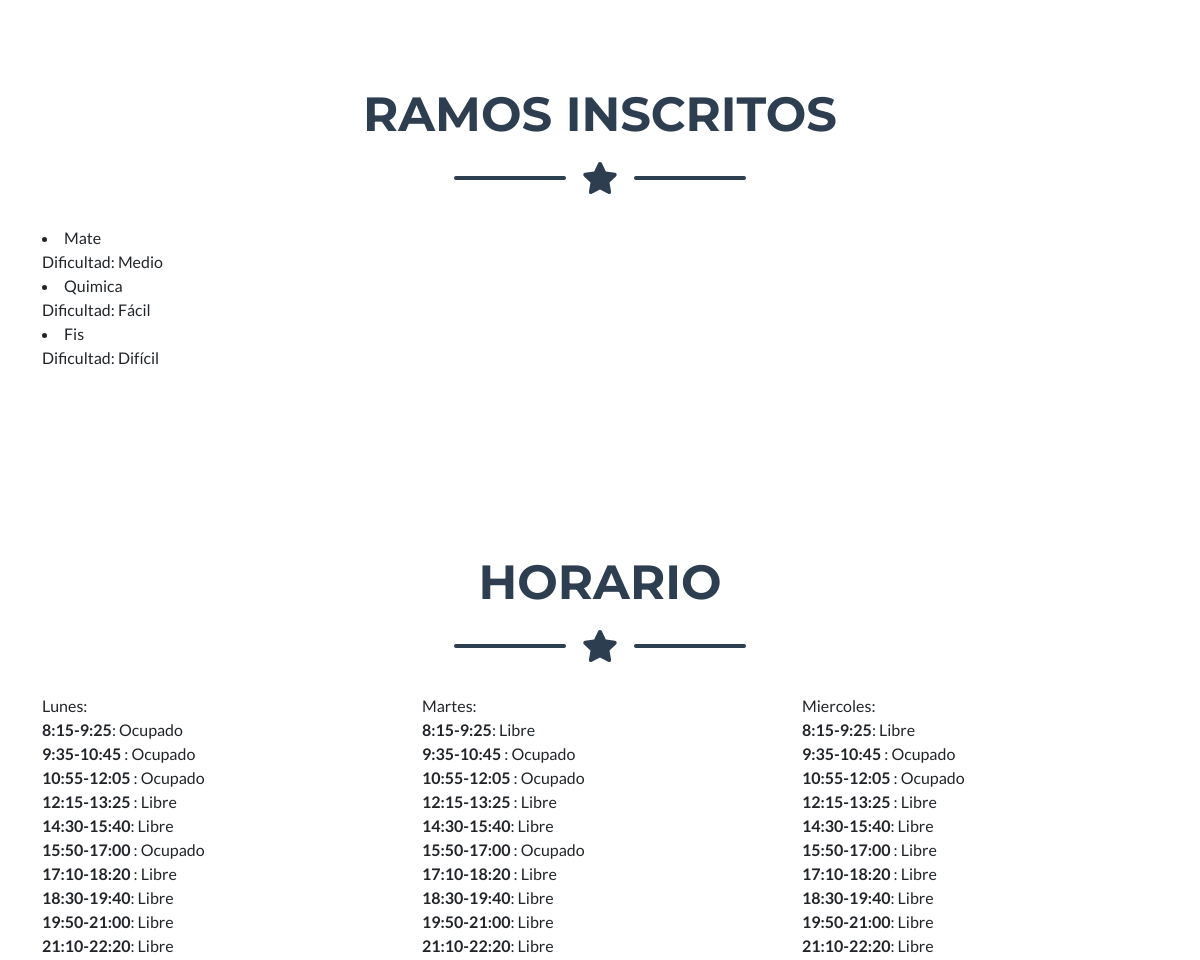
Before: /home/ (signed in, middle part) with the older database file.
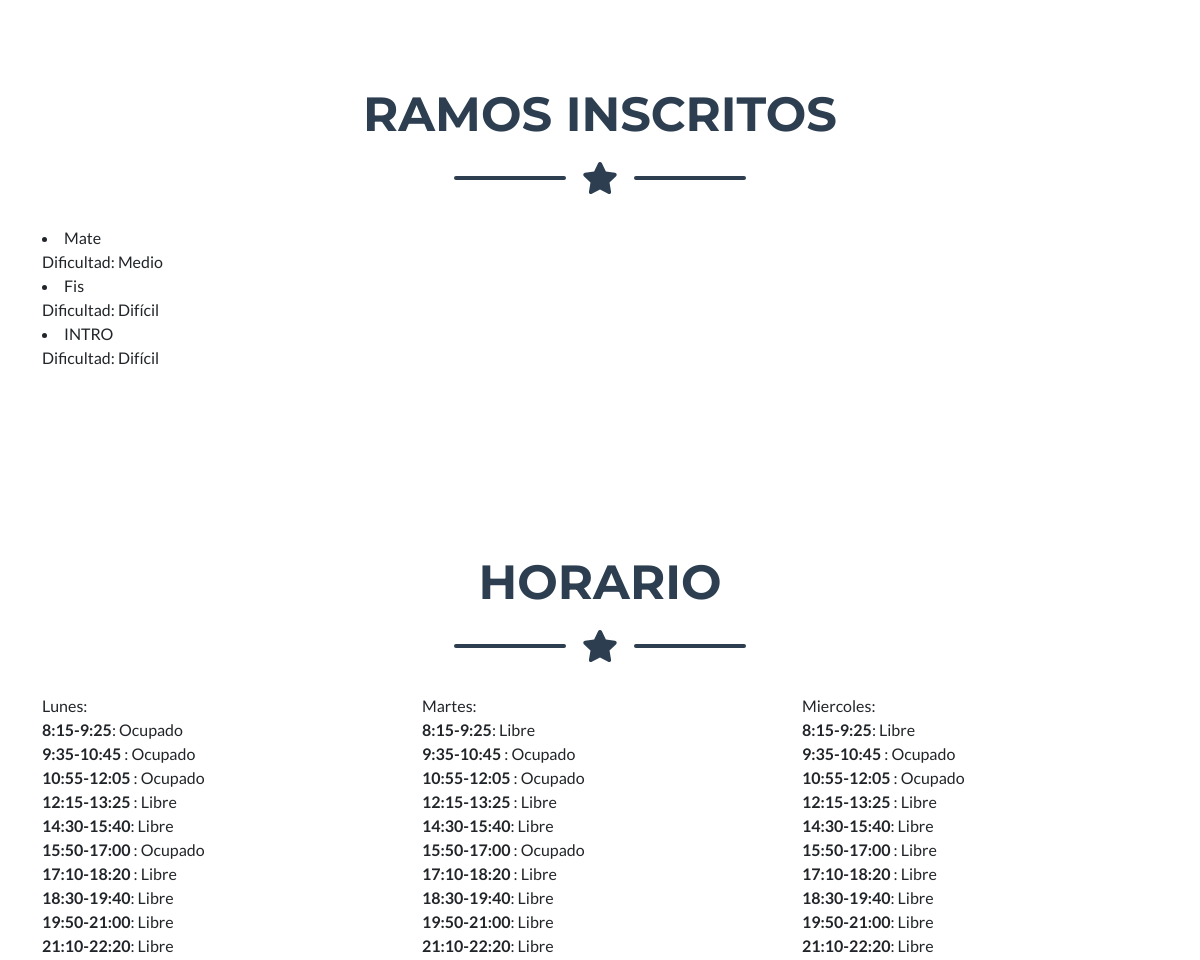
After: the same page with the newer database file.
### Test/models.py (models this page shows, shortened)
class Ramo(models.Model):
    DIFF=[
      ('Pf, facilísimo', 'Pf, facilísimo'),
      ('Fácil', 'Fácil'),
      ('Medio', 'Medio'),
      ('Difícil', 'Difícil'),
      ('Muy difícil', 'Muy difícil')
    ]
    user=models.ForeignKey(User, on_delete=models.CASCADE, related_name='Ramos', null=True)
    ramo = models.CharField(max_length=40)
    dificultad = models.CharField(max_length=40,choices=DIFF,null=True)

class Horario(models.Model):
    DISP=[
    ('Ocupado', 'Ocuapado'),
    ('Libre','Libre'),
    ('Estudiar','Estudiar')
    ]
    user=models.ForeignKey(User, on_delete=models.CASCADE, related_name='horario', null=True)
    day = models.CharField(max_length=20)
    b1 = models.CharField(max_length=20, choices=DISP, default='Libre',verbose_name = '8:15-9:25')
    b2 = models.CharField(max_length=20, choices=DISP, default='Libre',verbose_name = '9:35-10:45')
    b3 = models.CharField(max_length=20, choices=DISP, default='Libre',verbose_name = '10:55-12:05')
    b4 = models.CharField(max_length=20, choices=DISP, default='Libre',verbose_name = '12:15-13:25')
    b5 = models.CharField(max_length=20, choices=DISP, default='Libre',verbose_name = '14:30-15:40')
    b6 = models.CharField(max_length=20, choices=DISP, default='Libre',verbose_name = '15:50-17:00')
    b7 = models.CharField(max_length=20, choices=DISP, default='Libre',verbose_name = '17:10-18:20')
    b8 = models.CharField(max_length=20, choices=DISP, default='Libre',verbose_name = '18:30-19:40')
    b9 = models.CharField(max_length=20, choices=DISP, default='Libre',verbose_name = '19:50-21:00')
    b10 = models.CharField(max_length=20, choices=DISP, default='Libre',verbose_name = '21:10-22:20')

### perfiles/views.py (the view)
# urls.py: 2. Add a URL to urlpatterns:  path('', views.home, name='home')
def home(request):
   ac = conacc[contador.objects.get(name='acceso').valor]
   ca = concar[contador.objects.get(name='careta').valor]
   ve = conver[contador.objects.get(name='vesto').valor]
   accesorios = Accesorios.objects.get(id=ac)
   caras = Caras.objects.get(id=ca)
   vestuario = Vestuario.objects.get(id=ve)
   user = request.user
   ramos = Ramo.objects.all().filter(user=user).order_by('id')
   horario = Horario.objects.all().filter(user=user)
   context = {'user':user,'ramos':ramos,'horario':horario,'accesorios':accesorios, 'caras':caras, 'vestuario':vestuario}
   return render(request, 'perfiles/home.html',context)

### perfiles/templates/perfiles/home.html (shortened to what this page needs)
{% extends 'perfiles/base.html' %}
{% load static %}
{% block content %}
<section class="page-section portfolio" id="portfolio">
    <div class="container">
        <h2 class="page-section-heading text-center text-uppercase text-secondary mb-0">Ramos inscritos</h2>
        <div class="divider-custom">
            <div class="divider-custom-line"></div>
            <div class="divider-custom-icon"><i class="fas fa-star"></i></div>
            <div class="divider-custom-line"></div>
        </div>
        <div class="row justify-content-center">
            {% for ramo in ramos%}
            <li>
                {{ramo.ramo}}  <br>
                Dificultad: {{ramo.dificultad}}
            </li>
            {% endfor %}
        </div>
    </div>
</section>
<section class="page-section portfolio" id="horario">
    <div class="container">
        <h2 class="page-section-heading text-center text-uppercase text-secondary mb-0">Horario</h2>
        <div class="divider-custom">
            <div class="divider-custom-line"></div>
            <div class="divider-custom-icon"><i class="fas fa-star"></i></div>
            <div class="divider-custom-line"></div>
        </div>
        <div class="row justify-content-center">
            {% for dia in horario%}
                <div class="col-md-6 col-lg-4 mb-5">
                    {{dia.day}}: <br>
                    <strong>8:15-9:25</strong>: {{dia.b1}} <br>
                    <strong>9:35-10:45</strong> : {{dia.b2}} <br>
                    <strong> 10:55-12:05 </strong>: {{dia.b3}} <br>
                    <strong>12:15-13:25</strong> : {{dia.b4}} <br>
                    <strong> 14:30-15:40</strong>: {{dia.b5}} <br>
                    <strong>15:50-17:00</strong> : {{dia.b6}} <br>
                    <strong>17:10-18:20</strong> : {{dia.b7}} <br>
                    <strong> 18:30-19:40</strong>: {{dia.b8}} <br>
                    <strong> 19:50-21:00</strong>: {{dia.b9}} <br>
                    <strong> 21:10-22:20</strong>: {{dia.b10}} <br>
                </div>
            {% endfor%}
        </div>
    </div>
</section>
{% endblock %}

### perfiles/templates/perfiles/base.html (shortened to what this page needs)
{% load static %}
<!DOCTYPE html>
<html lang="en">
<head>
    <link rel="stylesheet" type="text/css" href="{% static 'css/styles.css' %}">
</head>
<body id="page-top">
    {% block content %}
    {% endblock %}
</body>
</html>

Changed rows visible on the page:
removed Ramo: ramo "Quimica", dificultad "Fácil"
added Ramo: ramo "INTRO", dificultad "Difícil"
